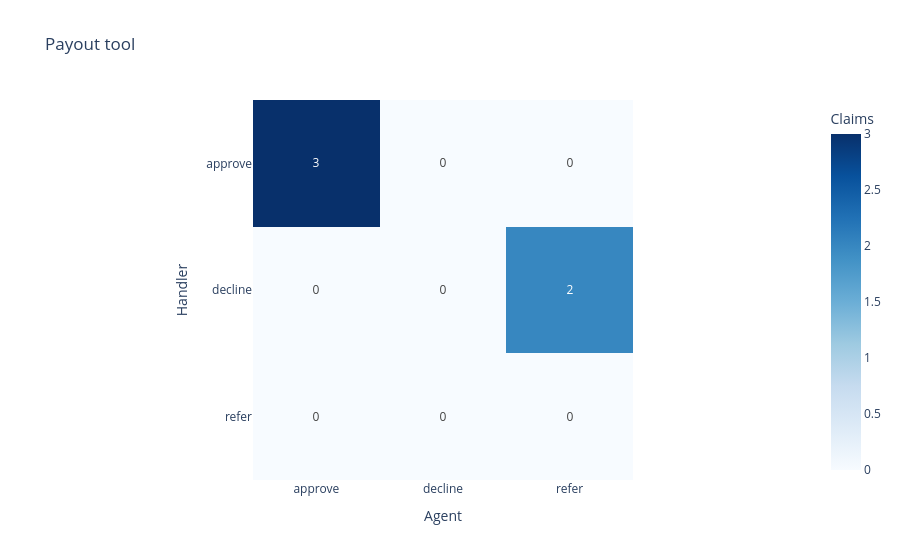

Here is the notebook cell this chart was saved with:
### Code cell
show_confusion_matrix(payout_table, "Payout tool")

### Figure 1 — Plotly figure (JSON) as saved in the notebook; plotly's stock layout.template omitted (floating-point values rounded to 4 significant figures)
{"data": [{"coloraxis": "coloraxis", "hovertemplate": "Agent: %{x}<br>Handler: %{y}<br>Claims: %{z}<extra></extra>", "name": "0", "texttemplate": "%{z}", "type": "heatmap", "x": ["approve", "decline", "refer"], "xaxis": "x", "y": ["approve", "decline", "refer"], "yaxis": "y", "z": [[3, 0, 0], [0, 0, 2], [0, 0, 0]]}], "layout": {"coloraxis": {"autocolorscale": false, "colorbar": {"title": {"text": "Claims"}}, "colorscale": [[0, "rgb(247,251,255)"], [0.125, "rgb(222,235,247)"], [0.25, "rgb(198,219,239)"], [0.375, "rgb(158,202,225)"], [0.5, "rgb(107,174,214)"], [0.625, "rgb(66,146,198)"], [0.75, "rgb(33,113,181)"], [0.875, "rgb(8,81,156)"], [1, "rgb(8,48,107)"]]}, "title": {"text": "Payout tool"}, "xaxis": {"anchor": "y", "constrain": "domain", "domain": [0, 1], "scaleanchor": "y", "title": {"text": "Agent"}}, "yaxis": {"anchor": "x", "autorange": "reversed", "constrain": "domain", "domain": [0, 1], "title": {"text": "Handler"}}}}
